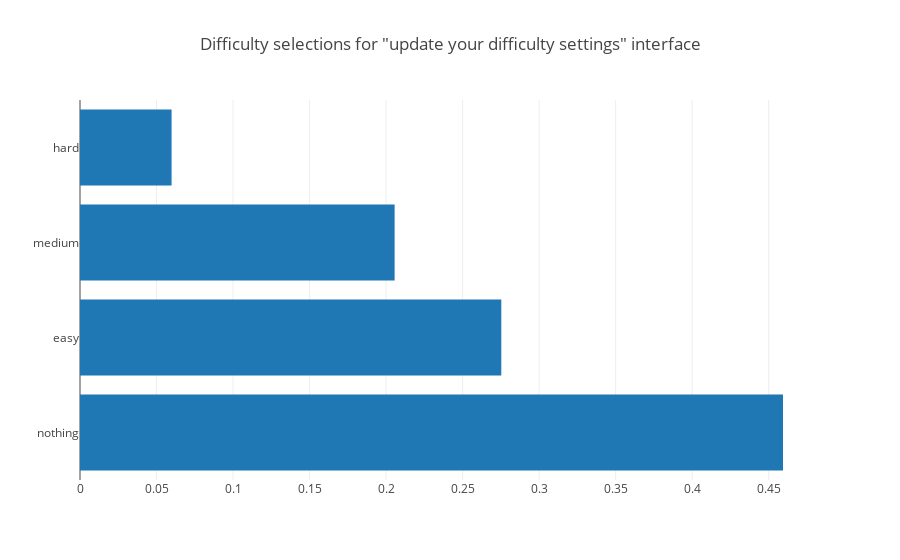

The notebook cell this image was saved under:
### Code cell
plotdict(get_choose_difficulty_counts_for_user_list_user_normalized(difficulty_interface_to_users['settings_update']), 'Difficulty selections for "update your difficulty settings" interface')

### Figure 1 — Plotly figure (JSON) as saved in the notebook; plotly's stock layout.template omitted (floating-point values rounded to 4 significant figures)
{"data": [{"orientation": "h", "type": "bar", "uid": "017cf8bb-c9a0-4c41-b2f3-c894132643c4", "x": [0.4593, 0.2753, 0.2056, 0.05984], "y": ["nothing", "easy", "medium", "hard"]}], "layout": {"title": {"text": "Difficulty selections for \"update your difficulty settings\" interface"}}}
